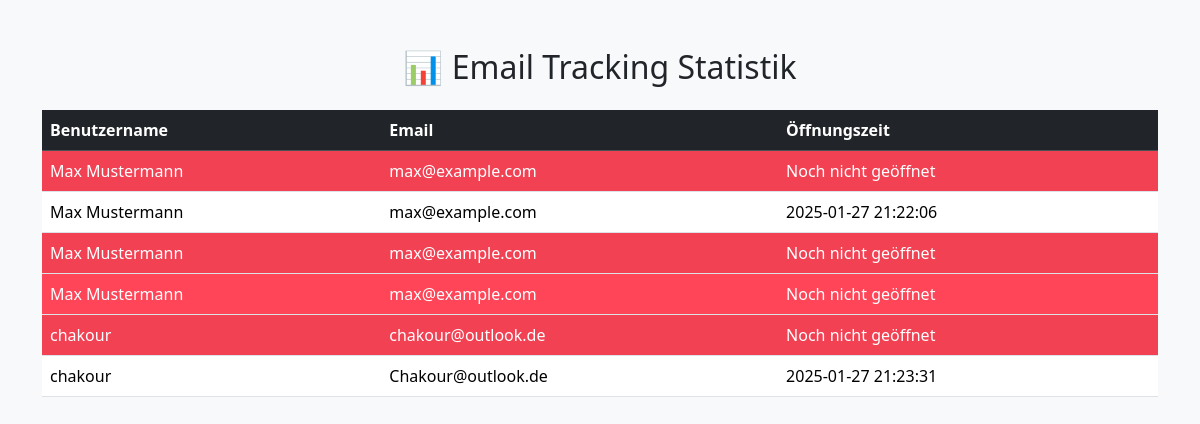
The app's page /, older data.
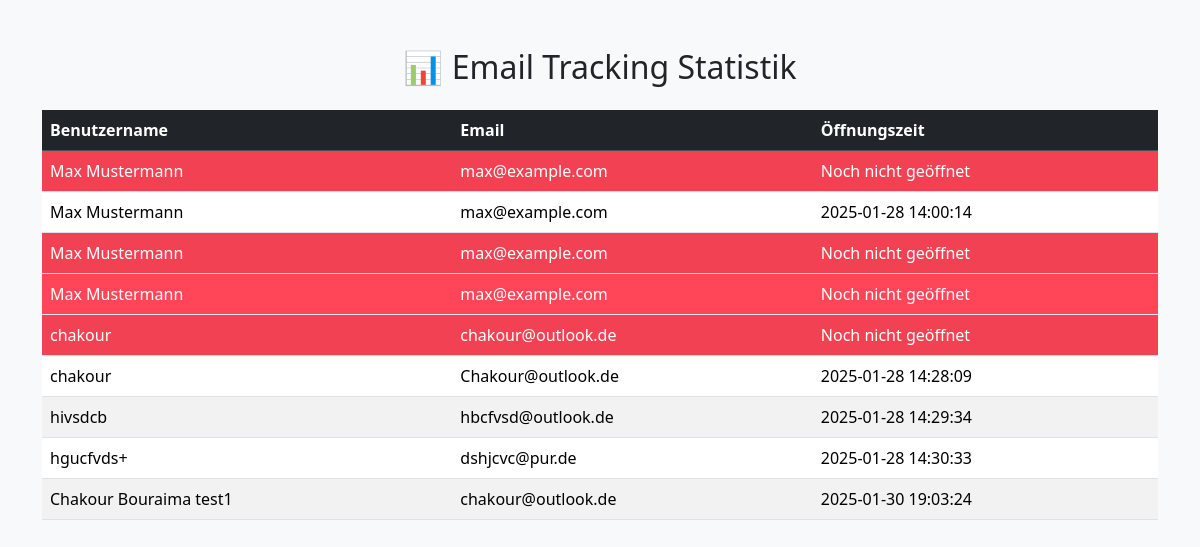
The same page, newer data.
### tables this page shows
CREATE TABLE email_tracking (
    id INTEGER PRIMARY KEY AUTOINCREMENT,
    uuid TEXT UNIQUE NOT NULL,
    user_name TEXT NOT NULL,
    email TEXT NOT NULL,
    opened_at DATETIME
);

### routes.py (the view)
def home():
    conn = sqlite3.connect('tracking.db')
    cursor = conn.cursor()
    cursor.execute("SELECT user_name, email, opened_at FROM email_tracking")
    daten = cursor.fetchall()
    conn.close()
    return render_template("index.html", daten=daten)

### templates/index.html (shortened to what this page needs)
<!DOCTYPE html>
<html lang="de">
<head>
    <link rel="stylesheet" href="{{ url_for('static', filename='bootstrap/css/bootstrap.min.css') }}">
    <link rel="stylesheet" href="{{ url_for('static', filename='style.css') }}">
</head>
<body class="bg-light">
    <div class="container mt-5">
        <h2 class="text-center mb-4">📊 Email Tracking Statistik</h2>
        <div class="table-responsive">
            <table class="table table-striped">
                <thead class="table-dark">
                    <tr>
                        <th>Benutzername</th>
                        <th>Email</th>
                        <th>Öffnungszeit</th>
                    </tr>
                </thead>
                <tbody>
                    {% for eintrag in daten %}
                    <tr  >
                        <td class="{% if not eintrag[2] %}table-danger-row{% endif %}">{{ eintrag[0] }}</td>
                        <td class="{% if not eintrag[2] %}table-danger-row{% endif %}">{{ eintrag[1] }}</td>
                        <td class="{% if not eintrag[2] %}table-danger-row{% endif %}">{{ eintrag[2] if eintrag[2] else "Noch nicht geöffnet" }}</td>
                    </tr>
                    {% endfor %}
                </tbody>
            </table>
        </div>
    </div>
</body>
</html>

Row changes from the older to the newer data that the page shows:
changed email_tracking (number 2 of 9 on the later page): opened_at "2025-01-27 21:22:06" → "2025-01-28 14:00:14"
changed email_tracking "Chakour@outlook.de": opened_at "2025-01-27 21:23:31" → "2025-01-28 14:28:09"
added email_tracking: user_name "hivsdcb", email "hbcfvsd@outlook.de", opened_at "2025-01-28 14:29:34"
added email_tracking: user_name "hgucfvds+", email "dshjcvc@pur.de", opened_at "2025-01-28 14:30:33"
added email_tracking: user_name "Chakour Bouraima test1", email "chakour@outlook.de", opened_at "2025-01-30 19:03:24"
